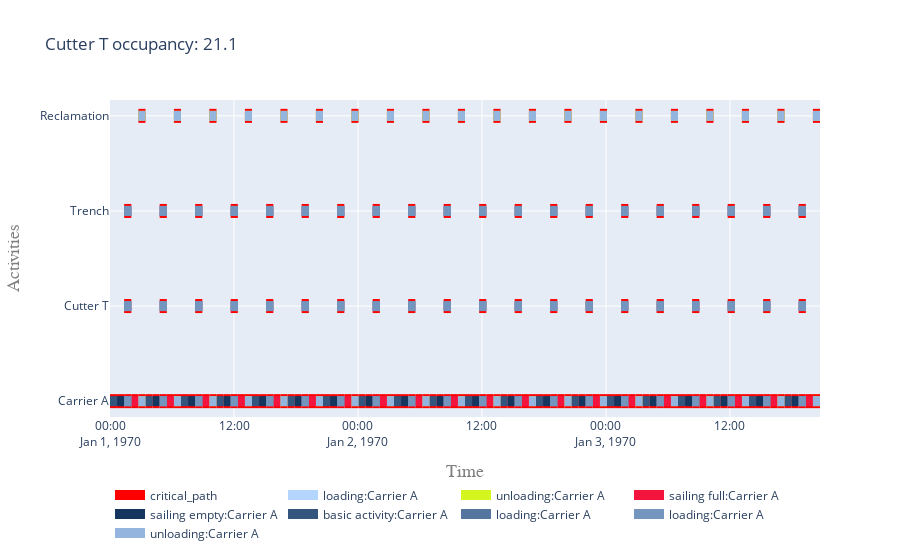

The notebook cell this image was saved under:
### Code cell
i = 0 # 1 barge
vessels = results[i]['vessels']
activities = results[i]['activities']
cutter = vessels[cutter_name]
to_site = results[i][to_site_name]
from_site = results[i][from_site_name]
  
my_objects = list(vessels.values()) + [from_site, to_site]
my_activities = list(activities.values())
my_log = CpLog(list_objects=my_objects, list_activities=my_activities)
dependencies_log = my_log.get_dependencies_log_based()
cp_log_based = my_log.mark_critical_activities(dependencies_log)
df = occupancy_analysis(vessels, cutter, activities,vessel_cost)
t = f'{cutter_name} occupancy: ' + str(df.loc[cutter_name]['occupancy [%]'])
fig = get_gantt_chart(concepts=my_objects, critical_path=cp_log_based, id_map=activities, title=t)

### Figure 1 — Plotly figure (JSON) as saved in the notebook; plotly's stock layout.template omitted (floating-point values rounded to 4 significant figures; data arrays with more than 128 entries replaced by an {"elided": "..."} marker saying what was removed)
{"data": [{"connectgaps": false, "hoverinfo": "name", "line": {"color": "red", "width": 14}, "mode": "lines", "name": "critical_path", "type": "scatter", "x": {"elided": "480 str values"}, "y": {"elided": "480 str values"}}, {"connectgaps": false, "hoverinfo": "y+name", "line": {"color": "rgb(180,213,254)", "width": 10}, "mode": "lines", "name": "loading:Carrier A", "type": "scatter", "x": {"elided": "300 str values"}, "y": {"elided": "300 str values"}}, {"connectgaps": false, "hoverinfo": "y+name", "line": {"color": "rgb(212,245,30)", "width": 10}, "mode": "lines", "name": "unloading:Carrier A", "type": "scatter", "x": {"elided": "200 str values"}, "y": {"elided": "200 str values"}}, {"connectgaps": false, "hoverinfo": "y+name", "line": {"color": "rgb(244,21,62)", "width": 10}, "mode": "lines", "name": "sailing full:Carrier A", "type": "scatter", "x": ["1970-01-01T02:03:54", "1970-01-01T02:03:54", "1970-01-01T02:45:01", "1970-01-01T02:45:01", "1970-01-01T02:45:01", "1970-01-01T05:30:02", "1970-01-01T05:30:02", "1970-01-01T06:11:09", "1970-01-01T06:11:09", "1970-01-01T06:11:09", "1970-01-01T08:56:10", "1970-01-01T08:56:10", "1970-01-01T09:37:17", "1970-01-01T09:37:17", "1970-01-01T09:37:17", "1970-01-01T12:22:18", "1970-01-01T12:22:18", "1970-01-01T13:03:25", "1970-01-01T13:03:25", "1970-01-01T13:03:25", "1970-01-01T15:48:26", "1970-01-01T15:48:26", "1970-01-01T16:29:33", "1970-01-01T16:29:33", "1970-01-01T16:29:33", "1970-01-01T19:14:34", "1970-01-01T19:14:34", "1970-01-01T19:55:41", "1970-01-01T19:55:41", "1970-01-01T19:55:41", "1970-01-01T22:40:42", "1970-01-01T22:40:42", "1970-01-01T23:21:49", "1970-01-01T23:21:49", "1970-01-01T23:21:49", "1970-01-02T02:06:50", "1970-01-02T02:06:50", "1970-01-02T02:47:57", "1970-01-02T02:47:57", "1970-01-02T02:47:57", "1970-01-02T05:32:58", "1970-01-02T05:32:58", "1970-01-02T06:14:05", "1970-01-02T06:14:05", "1970-01-02T06:14:05", "1970-01-02T08:59:06", "1970-01-02T08:59:06", "1970-01-02T09:40:13", "1970-01-02T09:40:13", "1970-01-02T09:40:13", "1970-01-02T12:25:14", "1970-01-02T12:25:14", "1970-01-02T13:06:21", "1970-01-02T13:06:21", "1970-01-02T13:06:21", "1970-01-02T15:51:22", "1970-01-02T15:51:22", "1970-01-02T16:32:29", "1970-01-02T16:32:29", "1970-01-02T16:32:29", "1970-01-02T19:17:30", "1970-01-02T19:17:30", "1970-01-02T19:58:37", "1970-01-02T19:58:37", "1970-01-02T19:58:37", "1970-01-02T22:43:38", "1970-01-02T22:43:38", "1970-01-02T23:24:45", "1970-01-02T23:24:45", "1970-01-02T23:24:45", "1970-01-03T02:09:46", "1970-01-03T02:09:46", "1970-01-03T02:50:53", "1970-01-03T02:50:53", "1970-01-03T02:50:53", "1970-01-03T05:35:54", "1970-01-03T05:35:54", "1970-01-03T06:17:01", "1970-01-03T06:17:01", "1970-01-03T06:17:01", "1970-01-03T09:02:02", "1970-01-03T09:02:02", "1970-01-03T09:43:09", "1970-01-03T09:43:09", "1970-01-03T09:43:09", "1970-01-03T12:28:10", "1970-01-03T12:28:10", "1970-01-03T13:09:17", "1970-01-03T13:09:17", "1970-01-03T13:09:17", "1970-01-03T15:54:18", "1970-01-03T15:54:18", "1970-01-03T16:35:25", "1970-01-03T16:35:25", "1970-01-03T16:35:25", "1970-01-03T19:20:26", "1970-01-03T19:20:26", "1970-01-03T20:01:33", "1970-01-03T20:01:33", "1970-01-03T20:01:33"], "y": ["Carrier A", "Carrier A", "Carrier A", "Carrier A", null, "Carrier A", "Carrier A", "Carrier A", "Carrier A", null, "Carrier A", "Carrier A", "Carrier A", "Carrier A", null, "Carrier A", "Carrier A", "Carrier A", "Carrier A", null, "Carrier A", "Carrier A", "Carrier A", "Carrier A", null, "Carrier A", "Carrier A", "Carrier A", "Carrier A", null, "Carrier A", "Carrier A", "Carrier A", "Carrier A", null, "Carrier A", "Carrier A", "Carrier A", "Carrier A", null, "Carrier A", "Carrier A", "Carrier A", "Carrier A", null, "Carrier A", "Carrier A", "Carrier A", "Carrier A", null, "Carrier A", "Carrier A", "Carrier A", "Carrier A", null, "Carrier A", "Carrier A", "Carrier A", "Carrier A", null, "Carrier A", "Carrier A", "Carrier A", "Carrier A", null, "Carrier A", "Carrier A", "Carrier A", "Carrier A", null, "Carrier A", "Carrier A", "Carrier A", "Carrier A", null, "Carrier A", "Carrier A", "Carrier A", "Carrier A", null, "Carrier A", "Carrier A", "Carrier A", "Carrier A", null, "Carrier A", "Carrier A", "Carrier A", "Carrier A", null, "Carrier A", "Carrier A", "Carrier A", "Carrier A", null, "Carrier A", "Carrier A", "Carrier A", "Carrier A", null]}, {"connectgaps": false, "hoverinfo": "y+name", "line": {"color": "rgb(20,53,94)", "width": 10}, "mode": "lines", "name": "sailing empty:Carrier A", "type": "scatter", "x": ["1970-01-01T00:41:07", "1970-01-01T00:41:07", "1970-01-01T01:22:14", "1970-01-01T01:22:14", "1970-01-01T01:22:14", "1970-01-01T04:07:15", "1970-01-01T04:07:15", "1970-01-01T04:48:22", "1970-01-01T04:48:22", "1970-01-01T04:48:22", "1970-01-01T07:33:23", "1970-01-01T07:33:23", "1970-01-01T08:14:30", "1970-01-01T08:14:30", "1970-01-01T08:14:30", "1970-01-01T10:59:31", "1970-01-01T10:59:31", "1970-01-01T11:40:38", "1970-01-01T11:40:38", "1970-01-01T11:40:38", "1970-01-01T14:25:39", "1970-01-01T14:25:39", "1970-01-01T15:06:46", "1970-01-01T15:06:46", "1970-01-01T15:06:46", "1970-01-01T17:51:47", "1970-01-01T17:51:47", "1970-01-01T18:32:54", "1970-01-01T18:32:54", "1970-01-01T18:32:54", "1970-01-01T21:17:55", "1970-01-01T21:17:55", "1970-01-01T21:59:02", "1970-01-01T21:59:02", "1970-01-01T21:59:02", "1970-01-02T00:44:03", "1970-01-02T00:44:03", "1970-01-02T01:25:10", "1970-01-02T01:25:10", "1970-01-02T01:25:10", "1970-01-02T04:10:11", "1970-01-02T04:10:11", "1970-01-02T04:51:18", "1970-01-02T04:51:18", "1970-01-02T04:51:18", "1970-01-02T07:36:19", "1970-01-02T07:36:19", "1970-01-02T08:17:26", "1970-01-02T08:17:26", "1970-01-02T08:17:26", "1970-01-02T11:02:27", "1970-01-02T11:02:27", "1970-01-02T11:43:34", "1970-01-02T11:43:34", "1970-01-02T11:43:34", "1970-01-02T14:28:35", "1970-01-02T14:28:35", "1970-01-02T15:09:42", "1970-01-02T15:09:42", "1970-01-02T15:09:42", "1970-01-02T17:54:43", "1970-01-02T17:54:43", "1970-01-02T18:35:50", "1970-01-02T18:35:50", "1970-01-02T18:35:50", "1970-01-02T21:20:51", "1970-01-02T21:20:51", "1970-01-02T22:01:58", "1970-01-02T22:01:58", "1970-01-02T22:01:58", "1970-01-03T00:46:59", "1970-01-03T00:46:59", "1970-01-03T01:28:06", "1970-01-03T01:28:06", "1970-01-03T01:28:06", "1970-01-03T04:13:07", "1970-01-03T04:13:07", "1970-01-03T04:54:14", "1970-01-03T04:54:14", "1970-01-03T04:54:14", "1970-01-03T07:39:15", "1970-01-03T07:39:15", "1970-01-03T08:20:22", "1970-01-03T08:20:22", "1970-01-03T08:20:22", "1970-01-03T11:05:23", "1970-01-03T11:05:23", "1970-01-03T11:46:30", "1970-01-03T11:46:30", "1970-01-03T11:46:30", "1970-01-03T14:31:31", "1970-01-03T14:31:31", "1970-01-03T15:12:38", "1970-01-03T15:12:38", "1970-01-03T15:12:38", "1970-01-03T17:57:39", "1970-01-03T17:57:39", "1970-01-03T18:38:46", "1970-01-03T18:38:46", "1970-01-03T18:38:46"], "y": ["Carrier A", "Carrier A", "Carrier A", "Carrier A", null, "Carrier A", "Carrier A", "Carrier A", "Carrier A", null, "Carrier A", "Carrier A", "Carrier A", "Carrier A", null, "Carrier A", "Carrier A", "Carrier A", "Carrier A", null, "Carrier A", "Carrier A", "Carrier A", "Carrier A", null, "Carrier A", "Carrier A", "Carrier A", "Carrier A", null, "Carrier A", "Carrier A", "Carrier A", "Carrier A", null, "Carrier A", "Carrier A", "Carrier A", "Carrier A", null, "Carrier A", "Carrier A", "Carrier A", "Carrier A", null, "Carrier A", "Carrier A", "Carrier A", "Carrier A", null, "Carrier A", "Carrier A", "Carrier A", "Carrier A", null, "Carrier A", "Carrier A", "Carrier A", "Carrier A", null, "Carrier A", "Carrier A", "Carrier A", "Carrier A", null, "Carrier A", "Carrier A", "Carrier A", "Carrier A", null, "Carrier A", "Carrier A", "Carrier A", "Carrier A", null, "Carrier A", "Carrier A", "Carrier A", "Carrier A", null, "Carrier A", "Carrier A", "Carrier A", "Carrier A", null, "Carrier A", "Carrier A", "Carrier A", "Carrier A", null, "Carrier A", "Carrier A", "Carrier A", "Carrier A", null, "Carrier A", "Carrier A", "Carrier A", "Carrier A", null]}, {"connectgaps": false, "hoverinfo": "y+name", "line": {"color": "rgb(52,85,126)", "width": 10}, "mode": "lines", "name": "basic activity:Carrier A", "type": "scatter", "x": ["1970-01-01T00:00:00", "1970-01-01T00:00:00", "1970-01-01T00:41:07", "1970-01-01T00:41:07", "1970-01-01T00:41:07", "1970-01-01T03:26:08", "1970-01-01T03:26:08", "1970-01-01T04:07:15", "1970-01-01T04:07:15", "1970-01-01T04:07:15", "1970-01-01T06:52:16", "1970-01-01T06:52:16", "1970-01-01T07:33:23", "1970-01-01T07:33:23", "1970-01-01T07:33:23", "1970-01-01T10:18:24", "1970-01-01T10:18:24", "1970-01-01T10:59:31", "1970-01-01T10:59:31", "1970-01-01T10:59:31", "1970-01-01T13:44:32", "1970-01-01T13:44:32", "1970-01-01T14:25:39", "1970-01-01T14:25:39", "1970-01-01T14:25:39", "1970-01-01T17:10:40", "1970-01-01T17:10:40", "1970-01-01T17:51:47", "1970-01-01T17:51:47", "1970-01-01T17:51:47", "1970-01-01T20:36:48", "1970-01-01T20:36:48", "1970-01-01T21:17:55", "1970-01-01T21:17:55", "1970-01-01T21:17:55", "1970-01-02T00:02:56", "1970-01-02T00:02:56", "1970-01-02T00:44:03", "1970-01-02T00:44:03", "1970-01-02T00:44:03", "1970-01-02T03:29:04", "1970-01-02T03:29:04", "1970-01-02T04:10:11", "1970-01-02T04:10:11", "1970-01-02T04:10:11", "1970-01-02T06:55:12", "1970-01-02T06:55:12", "1970-01-02T07:36:19", "1970-01-02T07:36:19", "1970-01-02T07:36:19", "1970-01-02T10:21:20", "1970-01-02T10:21:20", "1970-01-02T11:02:27", "1970-01-02T11:02:27", "1970-01-02T11:02:27", "1970-01-02T13:47:28", "1970-01-02T13:47:28", "1970-01-02T14:28:35", "1970-01-02T14:28:35", "1970-01-02T14:28:35", "1970-01-02T17:13:36", "1970-01-02T17:13:36", "1970-01-02T17:54:43", "1970-01-02T17:54:43", "1970-01-02T17:54:43", "1970-01-02T20:39:44", "1970-01-02T20:39:44", "1970-01-02T21:20:51", "1970-01-02T21:20:51", "1970-01-02T21:20:51", "1970-01-03T00:05:52", "1970-01-03T00:05:52", "1970-01-03T00:46:59", "1970-01-03T00:46:59", "1970-01-03T00:46:59", "1970-01-03T03:32:00", "1970-01-03T03:32:00", "1970-01-03T04:13:07", "1970-01-03T04:13:07", "1970-01-03T04:13:07", "1970-01-03T06:58:08", "1970-01-03T06:58:08", "1970-01-03T07:39:15", "1970-01-03T07:39:15", "1970-01-03T07:39:15", "1970-01-03T10:24:16", "1970-01-03T10:24:16", "1970-01-03T11:05:23", "1970-01-03T11:05:23", "1970-01-03T11:05:23", "1970-01-03T13:50:24", "1970-01-03T13:50:24", "1970-01-03T14:31:31", "1970-01-03T14:31:31", "1970-01-03T14:31:31", "1970-01-03T17:16:32", "1970-01-03T17:16:32", "1970-01-03T17:57:39", "1970-01-03T17:57:39", "1970-01-03T17:57:39"], "y": ["Carrier A", "Carrier A", "Carrier A", "Carrier A", null, "Carrier A", "Carrier A", "Carrier A", "Carrier A", null, "Carrier A", "Carrier A", "Carrier A", "Carrier A", null, "Carrier A", "Carrier A", "Carrier A", "Carrier A", null, "Carrier A", "Carrier A", "Carrier A", "Carrier A", null, "Carrier A", "Carrier A", "Carrier A", "Carrier A", null, "Carrier A", "Carrier A", "Carrier A", "Carrier A", null, "Carrier A", "Carrier A", "Carrier A", "Carrier A", null, "Carrier A", "Carrier A", "Carrier A", "Carrier A", null, "Carrier A", "Carrier A", "Carrier A", "Carrier A", null, "Carrier A", "Carrier A", "Carrier A", "Carrier A", null, "Carrier A", "Carrier A", "Carrier A", "Carrier A", null, "Carrier A", "Carrier A", "Carrier A", "Carrier A", null, "Carrier A", "Carrier A", "Carrier A", "Carrier A", null, "Carrier A", "Carrier A", "Carrier A", "Carrier A", null, "Carrier A", "Carrier A", "Carrier A", "Carrier A", null, "Carrier A", "Carrier A", "Carrier A", "Carrier A", null, "Carrier A", "Carrier A", "Carrier A", "Carrier A", null, "Carrier A", "Carrier A", "Carrier A", "Carrier A", null, "Carrier A", "Carrier A", "Carrier A", "Carrier A", null]}, {"connectgaps": false, "hoverinfo": "y+name", "line": {"color": "rgb(84,117,158)", "width": 10}, "mode": "lines", "name": "loading:Carrier A", "type": "scatter", "x": {"elided": "300 str values"}, "y": {"elided": "300 str values"}}, {"connectgaps": false, "hoverinfo": "y+name", "line": {"color": "rgb(116,149,190)", "width": 10}, "mode": "lines", "name": "loading:Carrier A", "type": "scatter", "x": {"elided": "300 str values"}, "y": {"elided": "300 str values"}}, {"connectgaps": false, "hoverinfo": "y+name", "line": {"color": "rgb(148,181,222)", "width": 10}, "mode": "lines", "name": "unloading:Carrier A", "type": "scatter", "x": {"elided": "200 str values"}, "y": {"elided": "200 str values"}}], "layout": {"hovermode": "closest", "legend": {"orientation": "h", "x": 0, "y": -0.2}, "title": {"text": "Cutter T occupancy: 21.1"}, "xaxis": {"range": ["1970-01-01T00:00:00", "1970-01-03T20:42:40"], "title": {"font": {"color": "#7f7f7f", "family": "Courier New, monospace", "size": 18}, "text": "Time"}}, "yaxis": {"title": {"font": {"color": "#7f7f7f", "family": "Courier New, monospace", "size": 18}, "text": "Activities"}}}}
